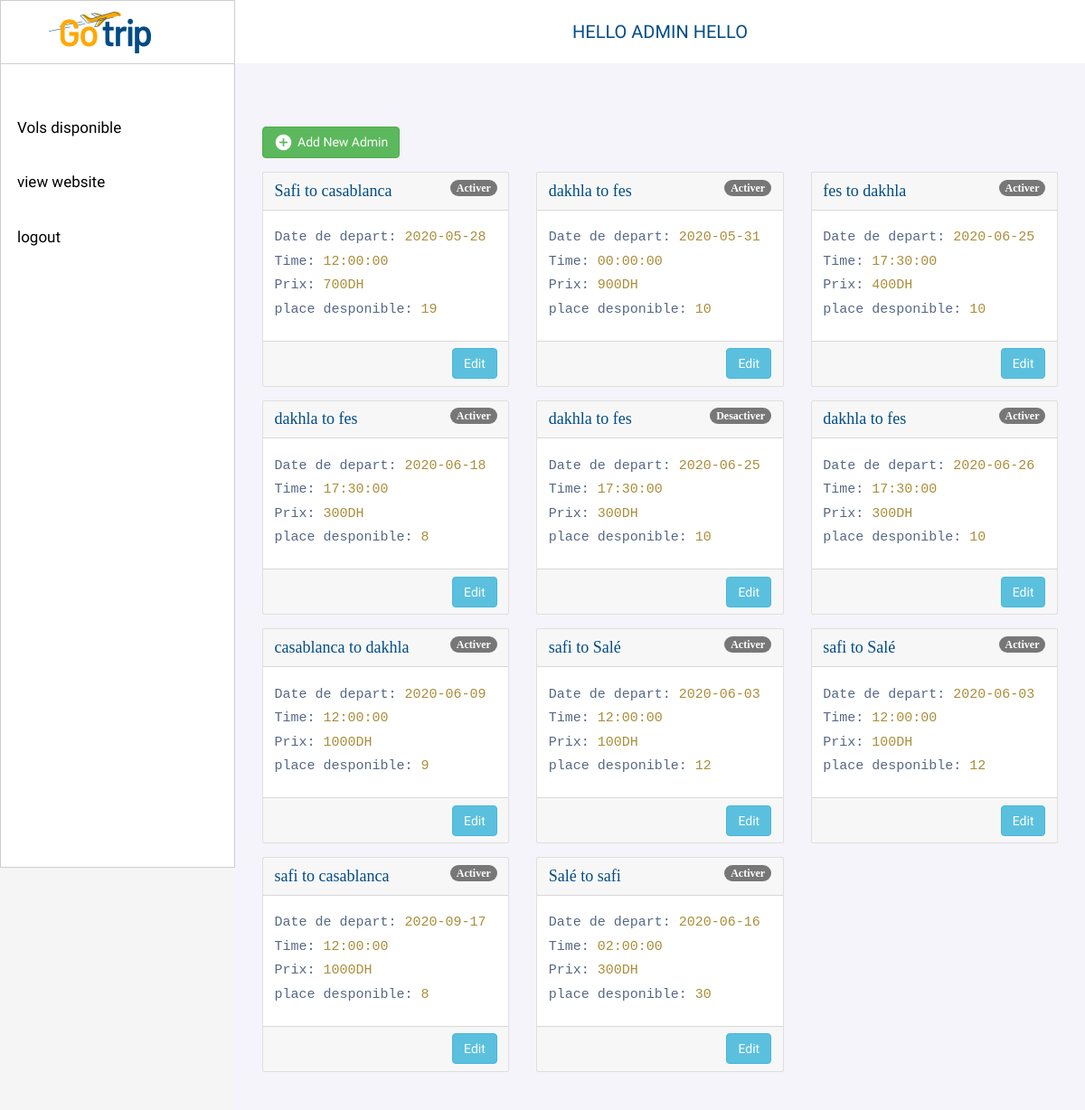
The app's page /adminprofil.php (signed in) with its own data.
### tables this page shows
CREATE TABLE `vols` (
  `idVol` int(11) NOT NULL,
  `depart` varchar(200) NOT NULL,
  `destination` varchar(200) NOT NULL,
  `date_depart` date NOT NULL,
  `time` time NOT NULL,
  `prix` float NOT NULL,
  `place_disponible` int(11) NOT NULL,
  `status` varchar(12) NOT NULL
);

### adminprofil.php (the view, shortened to what this page needs)
<?php
include "source/header.php";
include "source/DB_connection.php";
$query = mysqli_query($db, "SELECT * from vols");
if ($_SESSION['user']['grade'] == 1) {
    $grade = "Admin ";
}
?>
<div class="session">
    <?php echo "HELLO" . ' ' . $grade . ' ' . $_SESSION['user']['username']; ?>
</div>
</nav>
<div class="boxContent">
    <div class="firstRow">
        <div class="addbtn">
            <a href="#addEmployeeModal" class="btn btn-success" data-toggle="modal"><i class="material-icons">&#xE147;</i> <span>Add New Admin</span></a>
        </div>
        <div class="row row-cols-1 row-cols-md-3">
            <?php while ($row = mysqli_fetch_array($query)) {  ?>
                <div class="col mb-4">
                    <div class="card h-100">
                        <div class="card-header"><?php echo $row['depart'] . ' ' . 'to' . ' ' . $row['destination']; ?>
                            <span class="badge badge-primary"><?php echo $row['status']; ?></span>
                        </div>
                        <div class="card-body">
                            <h5 class="card-title">Date de depart: <span><?php echo $row['date_depart']; ?></span></h5>
                            <h5 class="card-text">Time: <span><?php echo $row['time']; ?></span></h5>
                            <h5 class="card-text">Prix: <span><?php echo $row['prix']; ?>DH</span></h5>
                            <h5 class="card-text">place desponible: <span><?php echo $row['place_disponible']; ?></span></h5>
                        </div>
                        <div class="card-footer"><a href="vols_admin.php?id=<?php echo $row['idVol']; ?>" class="btn btn-info float-right"> Edit </a>
                        </div>
                    </div>
                </div>
            <?php  }  ?>
        </div>
        </body>
        </html>

### css/head.css (style rules this page uses)
:root { --color-white: white; --color-black: black; --color-grey: #CECECE; --color-primary: #7385F2; }
* { margin: 0; padding: 0; box-sizing: border-box; }
body { font-family: 'Roboto', sans-serif; }
.session { font-size: 10pw; }
.boxContent { padding: 70px 30px; }

### css/admin.css (style rules this page uses)
body { color: #566787; background: #f5f5f5; font-family: 'Varela Round', sans-serif; font-size: 13px; }
.session { display: flex; height: 70px; align-items: center; justify-content: center; color: #024c86; font-size: 20px; text-transform: uppercase; }

### css/vols.css (style rules this page uses)
.card-body { margin-bottom: 13px; }
.card-body h5 { font-size: 15px; font-family: monospace; }
.card-body span { color: #ab8d39; }
.card-header { color: #024c86; font-size: 18px; font-family: cursive; }
.addbtn { margin-bottom: 15px; }
.btn i { float: left; font-size: 21px; margin-right: 5px; }
.badge { float: right; }

### records on screen
vols: depart "Safi", destination "casablanca", status "Activer", date_depart "2020-05-28", time "12:00:00", prix "700", place_disponible "19"
vols: depart "dakhla", destination "fes", status "Activer", date_depart "2020-05-31", time "00:00:00", prix "900", place_disponible "10"
vols: depart "fes", destination "dakhla", status "Activer", date_depart "2020-06-25", time "17:30:00", prix "400", place_disponible "10"
vols: depart "dakhla", destination "fes", status "Activer", date_depart "2020-06-18", time "17:30:00", prix "300", place_disponible "8"
vols: depart "dakhla", destination "fes", status "Desactiver", date_depart "2020-06-25", time "17:30:00", prix "300", place_disponible "10"
vols: depart "dakhla", destination "fes", status "Activer", date_depart "2020-06-26", time "17:30:00", prix "300", place_disponible "10"
vols: depart "casablanca", destination "dakhla", status "Activer", date_depart "2020-06-09", time "12:00:00", prix "1000", place_disponible "9"
vols: depart "safi", destination "Salé", status "Activer", date_depart "2020-06-03", time "12:00:00", prix "100", place_disponible "12"
vols: depart "safi", destination "Salé", status "Activer", date_depart "2020-06-03", time "12:00:00", prix "100", place_disponible "12"
vols: depart "safi", destination "casablanca", status "Activer", date_depart "2020-09-17", time "12:00:00", prix "1000", place_disponible "8"
vols: depart "Salé", destination "safi", status "Activer", date_depart "2020-06-16", time "02:00:00", prix "300", place_disponible "30"

### other values on screen
$grade "ADMIN"
$_SESSION['user']['username'] "HELLO"
